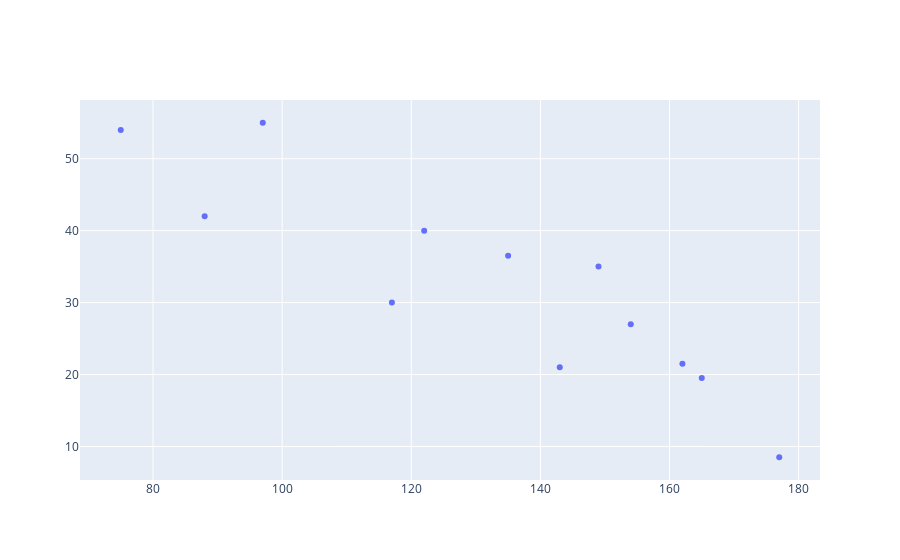

Notebook source saved alongside this figure:
### Code cell
fig = go.Figure()
fig.add_trace(
    go.Scatter(
        x=owners_df['$ Left'],
        y=owners_df['Pts'],
        mode='markers',
    )
)
fig.show()

### Figure 1 — Plotly figure (JSON) as saved in the notebook; plotly's stock layout.template omitted (floating-point values rounded to 4 significant figures)
{"data": [{"mode": "markers", "type": "scatter", "x": [135, 122, 88, 177, 165, 149, 97, 143, 117, 75, 154, 162], "y": [36.5, 40, 42, 8.5, 19.5, 35, 55, 21, 30, 54, 27, 21.5]}], "layout": {}}
